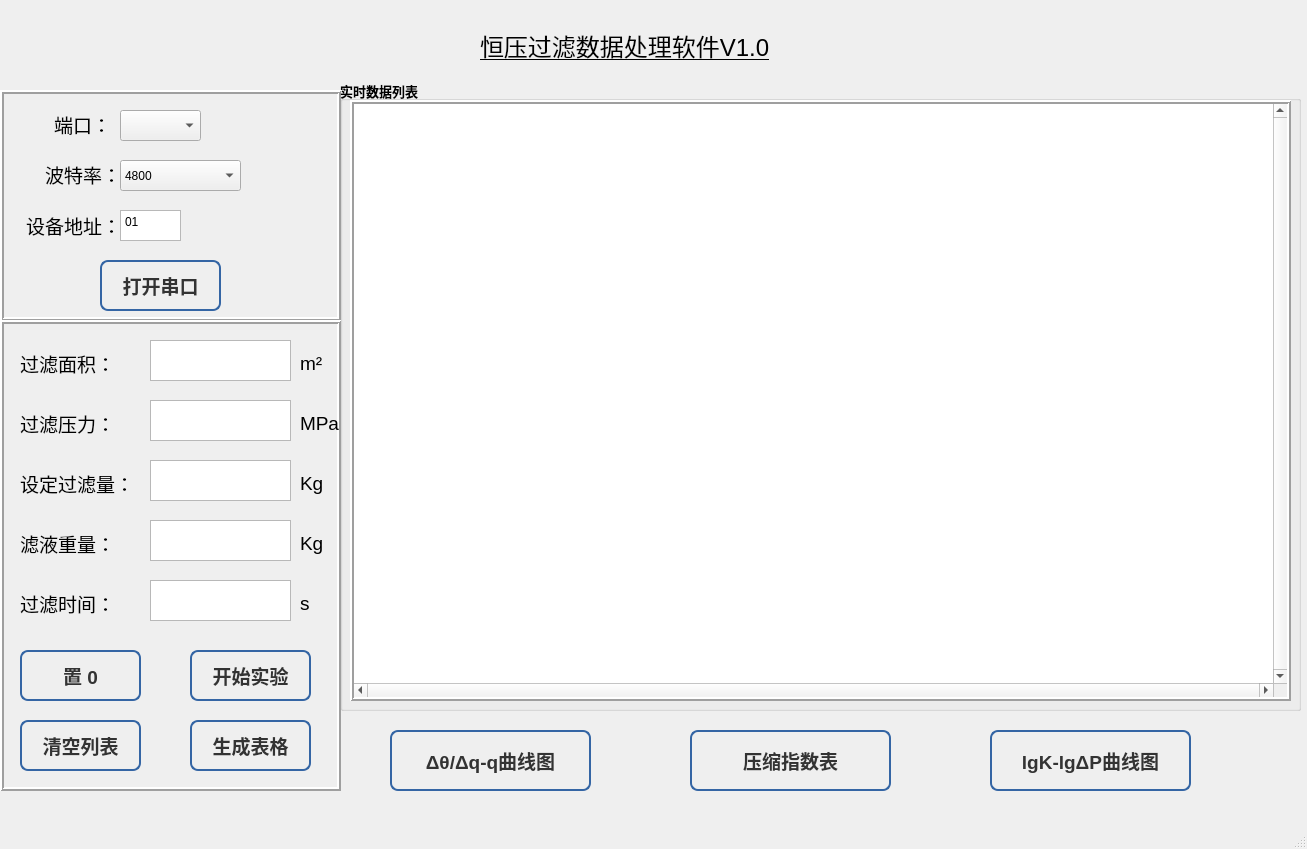
<?xml version="1.0" encoding="UTF-8"?>
<ui version="4.0">
 <class>MainWindow</class>
 <widget class="QMainWindow" name="MainWindow">
  <property name="geometry">
   <rect>
    <x>0</x>
    <y>0</y>
    <width>1307</width>
    <height>849</height>
   </rect>
  </property>
  <property name="windowTitle">
   <string>首页</string>
  </property>
  <property name="windowIcon">
   <iconset>
    <normaloff>Resource/icon/Format.ico</normaloff>Resource/icon/Format.ico</iconset>
  </property>
  <widget class="QWidget" name="centralwidget">
   <widget class="QFrame" name="frame_6">
    <property name="geometry">
     <rect>
      <x>0</x>
      <y>90</y>
      <width>341</width>
      <height>231</height>
     </rect>
    </property>
    <property name="styleSheet">
     <string notr="true"/>
    </property>
    <property name="frameShape">
     <enum>QFrame::Box</enum>
    </property>
    <property name="frameShadow">
     <enum>QFrame::Raised</enum>
    </property>
    <property name="lineWidth">
     <number>2</number>
    </property>
    <widget class="QLabel" name="label_23">
     <property name="geometry">
      <rect>
       <x>10</x>
       <y>19</y>
       <width>101</width>
       <height>31</height>
      </rect>
     </property>
     <property name="font">
      <font>
       <pointsize>14</pointsize>
      </font>
     </property>
     <property name="text">
      <string>端口：</string>
     </property>
     <property name="alignment">
      <set>Qt::AlignRight|Qt::AlignTrailing|Qt::AlignVCenter</set>
     </property>
    </widget>
    <widget class="QPushButton" name="pushButton_5">
     <property name="geometry">
      <rect>
       <x>100</x>
       <y>170</y>
       <width>121</width>
       <height>51</height>
      </rect>
     </property>
     <property name="font">
      <font>
       <family>Arial</family>
       <pointsize>14</pointsize>
       <weight>75</weight>
       <italic>false</italic>
       <bold>true</bold>
      </font>
     </property>
     <property name="styleSheet">
      <string notr="true"> QPushButton {
color: #333;
border: 2px solid #3465a4;
font:bold 14pt &quot;Arial&quot;;
text-align:center;
border-radius: 8px;
padding: 5px;
background: qradialgradient(cx: 0.3, cy: -0.4,
fx: 0.3, fy: -0.4,
radius: 1.89, stop: 0 #fff, stop: 1 #888a85);
min-width: 80px;
}

QPushButton:hover {
background: qradialgradient(cx: 0.3, cy: -0.4,
fx: 0.3, fy: -0.4,
radius: 1.89, stop: 0 #fff, stop: 1 #898a88);
}

 QPushButton:pressed {
background: qradialgradient(cx: 0.4, cy: -0.1,
fx: 0.4, fy: -0.1,
radius: 1.89, stop: 0 #fff, stop: 1 #8a8a89);
}</string>
     </property>
     <property name="text">
      <string>打开串口</string>
     </property>
    </widget>
    <widget class="QComboBox" name="comboBox">
     <property name="geometry">
      <rect>
       <x>120</x>
       <y>20</y>
       <width>81</width>
       <height>31</height>
      </rect>
     </property>
    </widget>
    <widget class="QLabel" name="label_24">
     <property name="geometry">
      <rect>
       <x>0</x>
       <y>120</y>
       <width>121</width>
       <height>31</height>
      </rect>
     </property>
     <property name="font">
      <font>
       <pointsize>14</pointsize>
      </font>
     </property>
     <property name="text">
      <string>设备地址：</string>
     </property>
     <property name="alignment">
      <set>Qt::AlignRight|Qt::AlignTrailing|Qt::AlignVCenter</set>
     </property>
    </widget>
    <widget class="QPlainTextEdit" name="plainTextEdit_5">
     <property name="geometry">
      <rect>
       <x>120</x>
       <y>120</y>
       <width>61</width>
       <height>31</height>
      </rect>
     </property>
     <property name="plainText">
      <string>01</string>
     </property>
    </widget>
    <widget class="QLabel" name="label_25">
     <property name="geometry">
      <rect>
       <x>10</x>
       <y>69</y>
       <width>111</width>
       <height>31</height>
      </rect>
     </property>
     <property name="font">
      <font>
       <pointsize>14</pointsize>
      </font>
     </property>
     <property name="text">
      <string>波特率：</string>
     </property>
     <property name="alignment">
      <set>Qt::AlignRight|Qt::AlignTrailing|Qt::AlignVCenter</set>
     </property>
    </widget>
    <widget class="QComboBox" name="comboBox_2">
     <property name="geometry">
      <rect>
       <x>120</x>
       <y>70</y>
       <width>121</width>
       <height>31</height>
      </rect>
     </property>
     <item>
      <property name="text">
       <string>4800</string>
      </property>
     </item>
     <item>
      <property name="text">
       <string>9600</string>
      </property>
     </item>
     <item>
      <property name="text">
       <string>19200</string>
      </property>
     </item>
     <item>
      <property name="text">
       <string>38400</string>
      </property>
     </item>
     <item>
      <property name="text">
       <string>115200</string>
      </property>
     </item>
    </widget>
   </widget>
   <widget class="QLabel" name="label">
    <property name="geometry">
     <rect>
      <x>480</x>
      <y>10</y>
      <width>371</width>
      <height>71</height>
     </rect>
    </property>
    <property name="font">
     <font>
      <pointsize>18</pointsize>
      <underline>true</underline>
     </font>
    </property>
    <property name="text">
     <string>恒压过滤数据处理软件V1.0</string>
    </property>
   </widget>
   <widget class="QFrame" name="frame_7">
    <property name="geometry">
     <rect>
      <x>0</x>
      <y>320</y>
      <width>341</width>
      <height>471</height>
     </rect>
    </property>
    <property name="styleSheet">
     <string notr="true"/>
    </property>
    <property name="frameShape">
     <enum>QFrame::Box</enum>
    </property>
    <property name="frameShadow">
     <enum>QFrame::Raised</enum>
    </property>
    <property name="lineWidth">
     <number>2</number>
    </property>
    <widget class="QLabel" name="label_7">
     <property name="geometry">
      <rect>
       <x>20</x>
       <y>30</y>
       <width>121</width>
       <height>26</height>
      </rect>
     </property>
     <property name="font">
      <font>
       <pointsize>14</pointsize>
      </font>
     </property>
     <property name="text">
      <string>过滤面积：</string>
     </property>
    </widget>
    <widget class="QTextEdit" name="textEdit">
     <property name="geometry">
      <rect>
       <x>150</x>
       <y>20</y>
       <width>141</width>
       <height>41</height>
      </rect>
     </property>
     <property name="font">
      <font>
       <pointsize>14</pointsize>
      </font>
     </property>
    </widget>
    <widget class="QLabel" name="label_8">
     <property name="geometry">
      <rect>
       <x>20</x>
       <y>90</y>
       <width>121</width>
       <height>26</height>
      </rect>
     </property>
     <property name="font">
      <font>
       <pointsize>14</pointsize>
      </font>
     </property>
     <property name="text">
      <string>过滤压力：</string>
     </property>
    </widget>
    <widget class="QTextEdit" name="textEdit_2">
     <property name="geometry">
      <rect>
       <x>150</x>
       <y>80</y>
       <width>141</width>
       <height>41</height>
      </rect>
     </property>
     <property name="font">
      <font>
       <pointsize>14</pointsize>
      </font>
     </property>
    </widget>
    <widget class="QLabel" name="label_9">
     <property name="geometry">
      <rect>
       <x>300</x>
       <y>30</y>
       <width>41</width>
       <height>26</height>
      </rect>
     </property>
     <property name="font">
      <font>
       <pointsize>14</pointsize>
      </font>
     </property>
     <property name="text">
      <string>m²</string>
     </property>
    </widget>
    <widget class="QLabel" name="label_10">
     <property name="geometry">
      <rect>
       <x>300</x>
       <y>90</y>
       <width>41</width>
       <height>26</height>
      </rect>
     </property>
     <property name="font">
      <font>
       <pointsize>14</pointsize>
      </font>
     </property>
     <property name="text">
      <string>MPa</string>
     </property>
    </widget>
    <widget class="QLabel" name="label_13">
     <property name="geometry">
      <rect>
       <x>300</x>
       <y>150</y>
       <width>41</width>
       <height>26</height>
      </rect>
     </property>
     <property name="font">
      <font>
       <pointsize>14</pointsize>
      </font>
     </property>
     <property name="text">
      <string>Kg</string>
     </property>
    </widget>
    <widget class="QLabel" name="label_14">
     <property name="geometry">
      <rect>
       <x>20</x>
       <y>150</y>
       <width>121</width>
       <height>26</height>
      </rect>
     </property>
     <property name="font">
      <font>
       <pointsize>14</pointsize>
      </font>
     </property>
     <property name="text">
      <string>设定过滤量：</string>
     </property>
    </widget>
    <widget class="QTextEdit" name="textEdit_4">
     <property name="geometry">
      <rect>
       <x>150</x>
       <y>140</y>
       <width>141</width>
       <height>41</height>
      </rect>
     </property>
     <property name="font">
      <font>
       <pointsize>14</pointsize>
      </font>
     </property>
    </widget>
    <widget class="QTextEdit" name="textEdit_7">
     <property name="geometry">
      <rect>
       <x>150</x>
       <y>260</y>
       <width>141</width>
       <height>41</height>
      </rect>
     </property>
     <property name="font">
      <font>
       <pointsize>14</pointsize>
      </font>
     </property>
    </widget>
    <widget class="QLabel" name="label_19">
     <property name="geometry">
      <rect>
       <x>300</x>
       <y>270</y>
       <width>41</width>
       <height>26</height>
      </rect>
     </property>
     <property name="font">
      <font>
       <pointsize>14</pointsize>
      </font>
     </property>
     <property name="text">
      <string>s</string>
     </property>
    </widget>
    <widget class="QLabel" name="label_20">
     <property name="geometry">
      <rect>
       <x>300</x>
       <y>210</y>
       <width>41</width>
       <height>26</height>
      </rect>
     </property>
     <property name="font">
      <font>
       <pointsize>14</pointsize>
      </font>
     </property>
     <property name="text">
      <string>Kg</string>
     </property>
    </widget>
    <widget class="QLabel" name="label_21">
     <property name="geometry">
      <rect>
       <x>20</x>
       <y>270</y>
       <width>121</width>
       <height>26</height>
      </rect>
     </property>
     <property name="font">
      <font>
       <pointsize>14</pointsize>
      </font>
     </property>
     <property name="text">
      <string>过滤时间：</string>
     </property>
    </widget>
    <widget class="QTextEdit" name="textEdit_8">
     <property name="geometry">
      <rect>
       <x>150</x>
       <y>200</y>
       <width>141</width>
       <height>41</height>
      </rect>
     </property>
     <property name="font">
      <font>
       <pointsize>14</pointsize>
      </font>
     </property>
    </widget>
    <widget class="QLabel" name="label_22">
     <property name="geometry">
      <rect>
       <x>20</x>
       <y>210</y>
       <width>121</width>
       <height>26</height>
      </rect>
     </property>
     <property name="font">
      <font>
       <pointsize>14</pointsize>
      </font>
     </property>
     <property name="text">
      <string>滤液重量：</string>
     </property>
    </widget>
    <widget class="QPushButton" name="pushButton">
     <property name="geometry">
      <rect>
       <x>190</x>
       <y>330</y>
       <width>121</width>
       <height>51</height>
      </rect>
     </property>
     <property name="font">
      <font>
       <family>Arial</family>
       <pointsize>14</pointsize>
       <weight>75</weight>
       <italic>false</italic>
       <bold>true</bold>
      </font>
     </property>
     <property name="styleSheet">
      <string notr="true"> QPushButton {
color: #333;
border: 2px solid #3465a4;
font:bold 14pt &quot;Arial&quot;;
text-align:center;
border-radius: 8px;
padding: 5px;
background: qradialgradient(cx: 0.3, cy: -0.4,
fx: 0.3, fy: -0.4,
radius: 1.89, stop: 0 #fff, stop: 1 #888a85);
min-width: 80px;
}

QPushButton:hover {
background: qradialgradient(cx: 0.3, cy: -0.4,
fx: 0.3, fy: -0.4,
radius: 1.89, stop: 0 #fff, stop: 1 #898a88);
}

 QPushButton:pressed {
background: qradialgradient(cx: 0.4, cy: -0.1,
fx: 0.4, fy: -0.1,
radius: 1.89, stop: 0 #fff, stop: 1 #8a8a89);
}</string>
     </property>
     <property name="text">
      <string>开始实验</string>
     </property>
    </widget>
    <widget class="QPushButton" name="pushButton_7">
     <property name="geometry">
      <rect>
       <x>190</x>
       <y>400</y>
       <width>121</width>
       <height>51</height>
      </rect>
     </property>
     <property name="font">
      <font>
       <family>Arial</family>
       <pointsize>14</pointsize>
       <weight>75</weight>
       <italic>false</italic>
       <bold>true</bold>
      </font>
     </property>
     <property name="styleSheet">
      <string notr="true"> QPushButton {
color: #333;
border: 2px solid #3465a4;
font:bold 14pt &quot;Arial&quot;;
text-align:center;
border-radius: 8px;
padding: 5px;
background: qradialgradient(cx: 0.3, cy: -0.4,
fx: 0.3, fy: -0.4,
radius: 1.89, stop: 0 #fff, stop: 1 #888a85);
min-width: 80px;
}

QPushButton:hover {
background: qradialgradient(cx: 0.3, cy: -0.4,
fx: 0.3, fy: -0.4,
radius: 1.89, stop: 0 #fff, stop: 1 #898a88);
}

 QPushButton:pressed {
background: qradialgradient(cx: 0.4, cy: -0.1,
fx: 0.4, fy: -0.1,
radius: 1.89, stop: 0 #fff, stop: 1 #8a8a89);
}</string>
     </property>
     <property name="text">
      <string>生成表格</string>
     </property>
    </widget>
    <widget class="QPushButton" name="pushButton_8">
     <property name="geometry">
      <rect>
       <x>20</x>
       <y>400</y>
       <width>121</width>
       <height>51</height>
      </rect>
     </property>
     <property name="font">
      <font>
       <family>Arial</family>
       <pointsize>14</pointsize>
       <weight>75</weight>
       <italic>false</italic>
       <bold>true</bold>
      </font>
     </property>
     <property name="styleSheet">
      <string notr="true"> QPushButton {
color: #333;
border: 2px solid #3465a4;
font:bold 14pt &quot;Arial&quot;;
text-align:center;
border-radius: 8px;
padding: 5px;
background: qradialgradient(cx: 0.3, cy: -0.4,
fx: 0.3, fy: -0.4,
radius: 1.89, stop: 0 #fff, stop: 1 #888a85);
min-width: 80px;
}

QPushButton:hover {
background: qradialgradient(cx: 0.3, cy: -0.4,
fx: 0.3, fy: -0.4,
radius: 1.89, stop: 0 #fff, stop: 1 #898a88);
}

 QPushButton:pressed {
background: qradialgradient(cx: 0.4, cy: -0.1,
fx: 0.4, fy: -0.1,
radius: 1.89, stop: 0 #fff, stop: 1 #8a8a89);
}</string>
     </property>
     <property name="text">
      <string>清空列表</string>
     </property>
    </widget>
    <widget class="QPushButton" name="pushButton_2">
     <property name="geometry">
      <rect>
       <x>20</x>
       <y>330</y>
       <width>121</width>
       <height>51</height>
      </rect>
     </property>
     <property name="font">
      <font>
       <family>Arial</family>
       <pointsize>14</pointsize>
       <weight>75</weight>
       <italic>false</italic>
       <bold>true</bold>
      </font>
     </property>
     <property name="styleSheet">
      <string notr="true"> QPushButton {
color: #333;
border: 2px solid #3465a4;
font:bold 14pt &quot;Arial&quot;;
text-align:center;
border-radius: 8px;
padding: 5px;
background: qradialgradient(cx: 0.3, cy: -0.4,
fx: 0.3, fy: -0.4,
radius: 1.89, stop: 0 #fff, stop: 1 #888a85);
min-width: 80px;
}

QPushButton:hover {
background: qradialgradient(cx: 0.3, cy: -0.4,
fx: 0.3, fy: -0.4,
radius: 1.89, stop: 0 #fff, stop: 1 #898a88);
}

 QPushButton:pressed {
background: qradialgradient(cx: 0.4, cy: -0.1,
fx: 0.4, fy: -0.1,
radius: 1.89, stop: 0 #fff, stop: 1 #8a8a89);
}</string>
     </property>
     <property name="text">
      <string>置 0</string>
     </property>
    </widget>
   </widget>
   <widget class="QPushButton" name="pushButton_4">
    <property name="geometry">
     <rect>
      <x>690</x>
      <y>730</y>
      <width>201</width>
      <height>61</height>
     </rect>
    </property>
    <property name="font">
     <font>
      <family>Arial</family>
      <pointsize>14</pointsize>
      <weight>75</weight>
      <italic>false</italic>
      <bold>true</bold>
     </font>
    </property>
    <property name="styleSheet">
     <string notr="true"> QPushButton {
color: #333;
border: 2px solid #3465a4;
font:bold 14pt &quot;Arial&quot;;
text-align:center;
border-radius: 8px;
padding: 5px;
background: qradialgradient(cx: 0.3, cy: -0.4,
fx: 0.3, fy: -0.4,
radius: 1.89, stop: 0 #fff, stop: 1 #888a85);
min-width: 80px;
}

QPushButton:hover {
background: qradialgradient(cx: 0.3, cy: -0.4,
fx: 0.3, fy: -0.4,
radius: 1.89, stop: 0 #fff, stop: 1 #898a88);
}

 QPushButton:pressed {
background: qradialgradient(cx: 0.4, cy: -0.1,
fx: 0.4, fy: -0.1,
radius: 1.89, stop: 0 #fff, stop: 1 #8a8a89);
}</string>
    </property>
    <property name="text">
     <string>压缩指数表</string>
    </property>
   </widget>
   <widget class="QPushButton" name="pushButton_3">
    <property name="geometry">
     <rect>
      <x>390</x>
      <y>730</y>
      <width>201</width>
      <height>61</height>
     </rect>
    </property>
    <property name="font">
     <font>
      <family>Arial</family>
      <pointsize>14</pointsize>
      <weight>75</weight>
      <italic>false</italic>
      <bold>true</bold>
     </font>
    </property>
    <property name="styleSheet">
     <string notr="true"> QPushButton {
color: #333;
border: 2px solid #3465a4;
font:bold 14pt &quot;Arial&quot;;
text-align:center;
border-radius: 8px;
padding: 5px;
background: qradialgradient(cx: 0.3, cy: -0.4,
fx: 0.3, fy: -0.4,
radius: 1.89, stop: 0 #fff, stop: 1 #888a85);
min-width: 80px;
}

QPushButton:hover {
background: qradialgradient(cx: 0.3, cy: -0.4,
fx: 0.3, fy: -0.4,
radius: 1.89, stop: 0 #fff, stop: 1 #898a88);
}

 QPushButton:pressed {
background: qradialgradient(cx: 0.4, cy: -0.1,
fx: 0.4, fy: -0.1,
radius: 1.89, stop: 0 #fff, stop: 1 #8a8a89);
}</string>
    </property>
    <property name="text">
     <string>Δθ/Δq-q曲线图</string>
    </property>
   </widget>
   <widget class="QPushButton" name="pushButton_6">
    <property name="geometry">
     <rect>
      <x>990</x>
      <y>730</y>
      <width>201</width>
      <height>61</height>
     </rect>
    </property>
    <property name="font">
     <font>
      <family>Arial</family>
      <pointsize>14</pointsize>
      <weight>75</weight>
      <italic>false</italic>
      <bold>true</bold>
     </font>
    </property>
    <property name="styleSheet">
     <string notr="true"> QPushButton {
color: #333;
border: 2px solid #3465a4;
font:bold 14pt &quot;Arial&quot;;
text-align:center;
border-radius: 8px;
padding: 5px;
background: qradialgradient(cx: 0.3, cy: -0.4,
fx: 0.3, fy: -0.4,
radius: 1.89, stop: 0 #fff, stop: 1 #888a85);
min-width: 80px;
}

QPushButton:hover {
background: qradialgradient(cx: 0.3, cy: -0.4,
fx: 0.3, fy: -0.4,
radius: 1.89, stop: 0 #fff, stop: 1 #898a88);
}

 QPushButton:pressed {
background: qradialgradient(cx: 0.4, cy: -0.1,
fx: 0.4, fy: -0.1,
radius: 1.89, stop: 0 #fff, stop: 1 #8a8a89);
}</string>
    </property>
    <property name="text">
     <string>lgK-lgΔP曲线图</string>
    </property>
   </widget>
   <widget class="QGroupBox" name="groupBox">
    <property name="geometry">
     <rect>
      <x>340</x>
      <y>80</y>
      <width>961</width>
      <height>631</height>
     </rect>
    </property>
    <property name="font">
     <font>
      <pointsize>10</pointsize>
      <weight>75</weight>
      <bold>true</bold>
     </font>
    </property>
    <property name="title">
     <string>实时数据列表</string>
    </property>
    <widget class="QTableWidget" name="tableWidget">
     <property name="geometry">
      <rect>
       <x>10</x>
       <y>20</y>
       <width>941</width>
       <height>601</height>
      </rect>
     </property>
     <property name="font">
      <font>
       <pointsize>8</pointsize>
      </font>
     </property>
     <property name="frameShape">
      <enum>QFrame::Box</enum>
     </property>
     <property name="frameShadow">
      <enum>QFrame::Raised</enum>
     </property>
     <property name="lineWidth">
      <number>2</number>
     </property>
     <property name="verticalScrollBarPolicy">
      <enum>Qt::ScrollBarAlwaysOn</enum>
     </property>
     <property name="horizontalScrollBarPolicy">
      <enum>Qt::ScrollBarAlwaysOn</enum>
     </property>
     <property name="alternatingRowColors">
      <bool>false</bool>
     </property>
    </widget>
   </widget>
  </widget>
  <widget class="QMenuBar" name="menubar">
   <property name="geometry">
    <rect>
     <x>0</x>
     <y>0</y>
     <width>1307</width>
     <height>26</height>
    </rect>
   </property>
  </widget>
  <widget class="QStatusBar" name="statusbar"/>
 </widget>
 <resources/>
 <connections/>
</ui>
